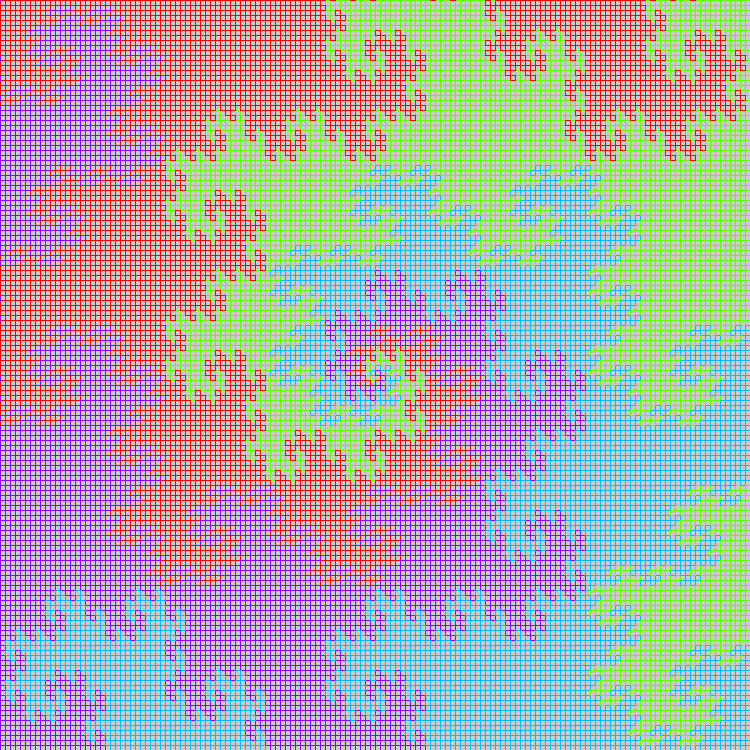
Frame 1 (no input)
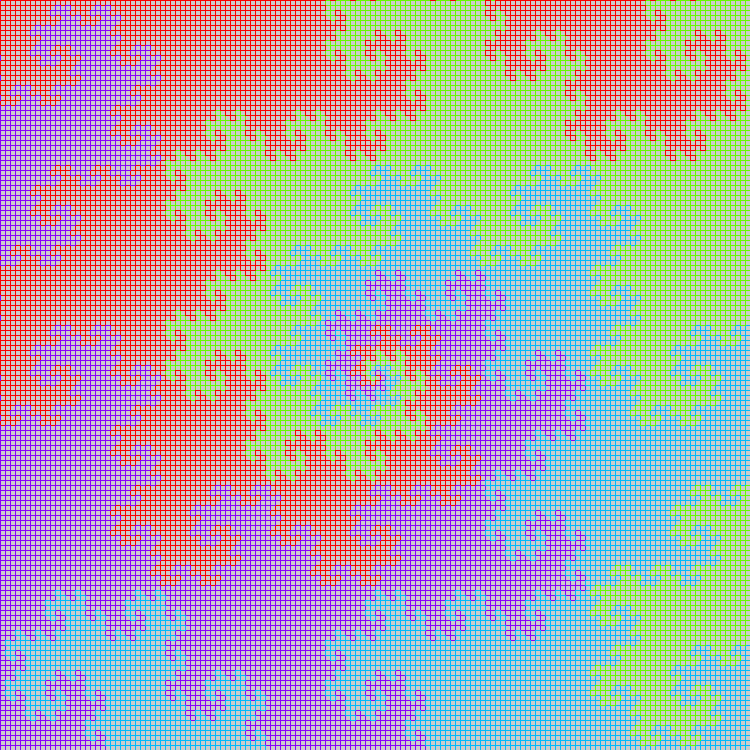
Frame 60 (the mouse pressed at the canvas centre just before this capture)
Frame 120 (the mouse held since frame 60 and released just before this capture): identical to frame 60, image omitted

The Processing sketch that drew these frames (run headless with seeded random() and noise(); from frame 60 on, the mouse is pressed at the canvas centre):

// Processing sketch: dragon_curve_complex
// ── dragon_curve_complex.pde
//Creates perfectly fitted dragon curves of different colors

ArrayList<Move> redDragonCurve=new ArrayList<Move>();
ArrayList<Move> greenDragonCurve=new ArrayList<Move>();
ArrayList<Move> blueDragonCurve=new ArrayList<Move>();
ArrayList<Move> purpleDragonCurve=new ArrayList<Move>();

void setup() {
  size(750, 750);
  redDragonCurve.add(new Move(5, 0));
  redDragonCurve.add(new Move(0, 5));
  greenDragonCurve.add(new Move(0,5));
  greenDragonCurve.add(new Move(-5,0));
  blueDragonCurve.add(new Move(-5,0));
  blueDragonCurve.add(new Move(0,-5));
  purpleDragonCurve.add(new Move(0,-5));
  purpleDragonCurve.add(new Move(5,0));
  strokeWeight(1.0);

  for (int i=0; i<17; i++) {
    doubledragon();
  }

  
}

void draw() {
   //draws all the moves
  float redX=width/2;
  float redY=height/2;
  float blueX=width/2;
  float blueY=height/2;
  float greenX=width/2;
  float greenY=height/2;
  float purpleX=width/2;
  float purpleY=height/2;
  for (int i = 0; i < redDragonCurve.size(); i++) {
    float oldRedX = redX;
    float oldRedY = redY;
    float oldBlueX = blueX;
    float oldBlueY = blueY;
    float oldGreenX = greenX;
    float oldGreenY = greenY;
    float oldPurpleX = purpleX;
    float oldPurpleY = purpleY;
    redX = redX + redDragonCurve.get(i).xdir;
    redY = redY + redDragonCurve.get(i).ydir;
    blueX = blueX + greenDragonCurve.get(i).xdir;
    blueY = blueY + greenDragonCurve.get(i).ydir;
    greenX = greenX + blueDragonCurve.get(i).xdir;
    greenY = greenY + blueDragonCurve.get(i).ydir;
    purpleX = purpleX + purpleDragonCurve.get(i).xdir;
    purpleY = purpleY + purpleDragonCurve.get(i).ydir;
    stroke(#FC0000); //red
    line(oldRedX, oldRedY, redX, redY);
    stroke(#64FC00); //green
    line(oldBlueX, oldBlueY, blueX, blueY);
    stroke(#00BBFC); //blue
    line(oldGreenX, oldGreenY, greenX, greenY);
    stroke(#8A00FC); //purple
    line(oldPurpleX, oldPurpleY, purpleX, purpleY);
  } 
}

void doubledragon() {
  //go through list backwards
  for (int i=redDragonCurve.size() - 1; i>=0; i--) {
    Move current = redDragonCurve.get(i);
    redDragonCurve.add(current.rotated());
  }
  for (int i=greenDragonCurve.size() - 1; i>=0; i--) {
    Move current = greenDragonCurve.get(i);
    greenDragonCurve.add(current.rotated());
    
  }
  for (int i=blueDragonCurve.size() - 1; i>=0; i--) {
    Move current = blueDragonCurve.get(i);
    blueDragonCurve.add(current.rotated());
  }
  for (int i=purpleDragonCurve.size() - 1; i>=0; i--) {
    Move current = purpleDragonCurve.get(i);
    purpleDragonCurve.add(current.rotated());
    
  }
}

class Move {
  float xdir;
  float ydir;

  Move(float startxdir, float startydir) {
    xdir=startxdir;
    ydir=startydir;
  }

  Move rotated() {
    return new Move(-ydir, xdir);
  }
}
